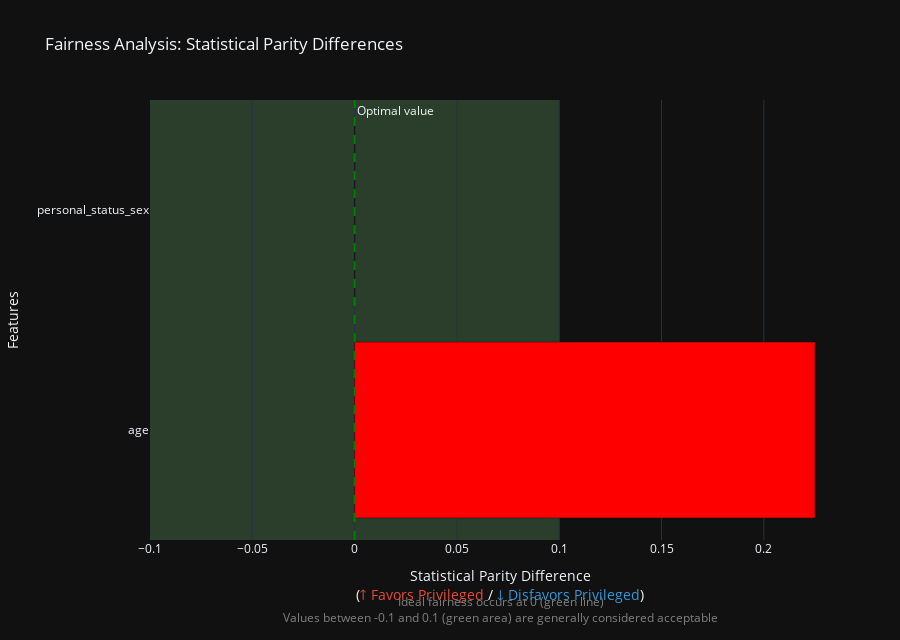

Write notebook code for a chart like this one.
### Markdown cell above
3. Fairness Analytics: Statistical Parity Difference
    This visualization evaluates fairness using Statistical Parity Difference (SPD):
    - **Attributes within the green threshold** → The model treats groups fairly, as the difference in selection rates between groups is within an acceptable range.
    - **Attributes outside the threshold (red areas)** → Indicate bias, meaning certain groups are significantly more or less likely to receive positive predictions.
    ##### What to look for & why:
    - **Green attributes (fair predictions)** → Suggests the model does not favor one group disproportionately.
    - **Red attributes (bias detected)** → Indicate that a protected group is being disadvantaged or privileged unfairly. This may be due to dataset imbalance or model bias.
    - **The further from the threshold, the more severe the bias** → Large deviations mean the model's decisions are disproportionately influenced by a sensitive attribute.
    💡 Takeaway: If an attribute is flagged red, interventions like rebalancing the dataset, adjusting prediction thresholds, or applying fairness constraints may be necessary to reduce discrimination.

### Code cell
parity_fig.show()

### Figure 1 — Plotly figure (JSON) as saved in the notebook; plotly's stock layout.template omitted (floating-point values rounded to 4 significant figures)
{"data": [{"hovertemplate": "<b>%{y}</b><br>Parity: %{x:.4f}<extra></extra>", "marker": {"color": ["rgb(255, 0, 0)", "#2ECC71"]}, "orientation": "h", "x": [0.225, 0.0], "y": ["age", "personal_status_sex"], "type": "bar"}], "layout": {"shapes": [{"line": {"color": "green", "dash": "dash", "width": 2}, "type": "line", "x0": 0, "x1": 0, "xref": "x", "y0": 0, "y1": 1, "yref": "y domain"}, {"fillcolor": "lightgreen", "layer": "below", "line": {"width": 0}, "opacity": 0.2, "type": "rect", "x0": -0.1, "x1": 0.1, "xref": "x", "y0": 0, "y1": 1, "yref": "y domain"}], "annotations": [{"showarrow": false, "text": "Optimal value", "x": 0, "xanchor": "left", "xref": "x", "y": 1, "yanchor": "top", "yref": "y domain"}, {"font": {"color": "gray", "size": 12}, "showarrow": false, "text": "Ideal fairness occurs at 0 (green line)<br>Values between -0.1 and 0.1 (green area) are generally considered acceptable", "x": 0.5, "xref": "paper", "y": -0.2, "yref": "paper"}], "hoverlabel": {"font": {"size": 12}, "bgcolor": "white"}, "margin": {"l": 150, "r": 50, "b": 100}, "title": {"text": "Fairness Analysis: Statistical Parity Differences"}, "xaxis": {"title": {"text": "Statistical Parity Difference<br>(<span style='color:#E74C3C'>↑ Favors Privileged</span> / <span style='color:#3498DB'>↓ Disfavors Privileged</span>)"}}, "yaxis": {"title": {"text": "Features"}}, "height": 640, "showlegend": false}}
